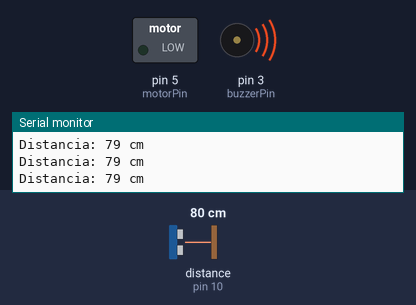
The sketch below on a simulated Arduino Uno, built with avr-gcc and run on an emulated ATmega328P. Shown: switched loads named in the sketch (green lamp = pin HIGH), buzzer (waves = sounding), the last lines printed to the serial monitor. Wiring (inferred from the names in the program): ultrasonic range finder: trigger pin 9; echo pin 10. Inputs (shaded band) come from the test bench; at power-on: distance to the obstacle (sensor on pin 10) 80 cm. The echo pulse lasts 58.3 µs per cm; pins used as bus, display or sensor lines are not drawn.

Above: at 1.29 s.
1.3 s: distance to the obstacle (sensor on pin 10) set to 36 cm
4.3 s: distance to the obstacle (sensor on pin 10) set to 29 cm
At 4.58 s:
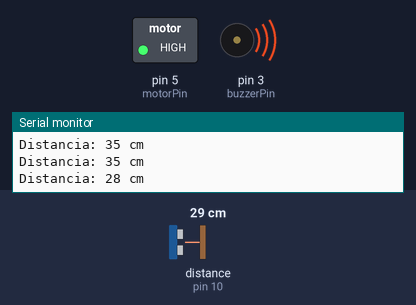
7.3 s: distance to the obstacle (sensor on pin 10) set to 35 cm
At 7.51 s:
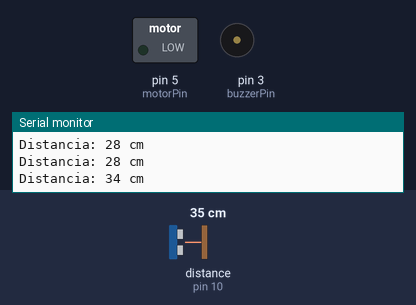
10.3 s: distance to the obstacle (sensor on pin 10) set to 18 cm
At 10.73 s:
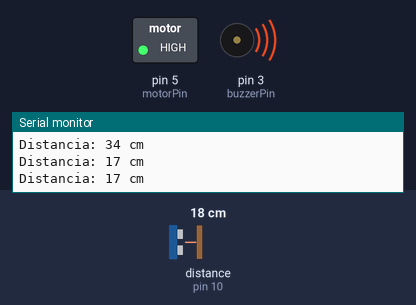
Timing chart, 0 to 14.3 s (numbered marks = the images above; inputs shaded):
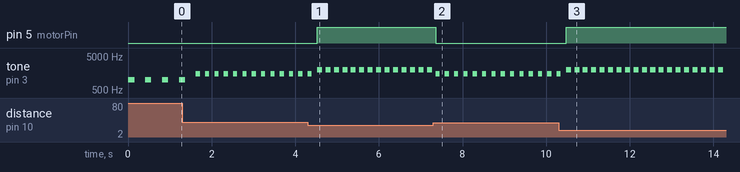

The sketch:

proyecto_1.ino
```cpp
const int trigPin = 9;
const int echoPin = 10;
const int buzzerPin = 3;
const int motorPin = 5;

long duracion;
int distancia;

void setup() {
  pinMode(trigPin, OUTPUT);
  pinMode(echoPin, INPUT);
  pinMode(buzzerPin, OUTPUT);
  pinMode(motorPin, OUTPUT);

  digitalWrite(trigPin, LOW);
  digitalWrite(buzzerPin, LOW);
  digitalWrite(motorPin, LOW);

  Serial.begin(9600);
}

void loop() {
  distancia = medirDistancia();

  Serial.print("Distancia: ");
  Serial.print(distancia);
  Serial.println(" cm");

  // Muy lejos: nada
  if (distancia > 100) {
    noTone(buzzerPin);
    digitalWrite(motorPin, LOW);
    delay(200);
  }

  // Distancia media: solo buzzer lento
  else if (distancia > 60 && distancia <= 100) {
    digitalWrite(motorPin, LOW);

    tone(buzzerPin, 1000);
    delay(150);
    noTone(buzzerPin);
    delay(250);
  }

  // Cerca: solo buzzer más rápido
  else if (distancia > 30 && distancia <= 60) {
    digitalWrite(motorPin, LOW);

    tone(buzzerPin, 1500);
    delay(100);
    noTone(buzzerPin);
    delay(120);
  }

  // Muy cerca: buzzer + motor
  else if (distancia <= 30) {
    digitalWrite(motorPin, HIGH);

    tone(buzzerPin, 2000);
    delay(120);
    noTone(buzzerPin);
    delay(80);
  }

  // Si no detecta bien
  else {
    noTone(buzzerPin);
    digitalWrite(motorPin, LOW);
    delay(200);
  }
}

int medirDistancia() {
  digitalWrite(trigPin, LOW);
  delayMicroseconds(2);

  digitalWrite(trigPin, HIGH);
  delayMicroseconds(10);
  digitalWrite(trigPin, LOW);

  duracion = pulseIn(echoPin, HIGH, 30000);

  if (duracion == 0) {
    return 999;
  }

  int dist = duracion * 0.034 / 2;
  return dist;
}
```

Measured:
- the behaviour switches between 32 and 31 cm on distance to the obstacle (sensor on pin 10) (found by bisection; images 0 and 1)
- after the input at 4.3 s, pin 5 (motorPin): LOW → HIGH after 0.22 s
- after the input at 7.3 s, pin 5 (motorPin): HIGH → LOW after 0.06 s
- after the input at 10.3 s, pin 5 (motorPin): LOW → HIGH after 0.18 s
- by itself, tone on pin 3 (buzzerPin): alternates 2000 Hz for 0.12 s and silent for 0.08 s
